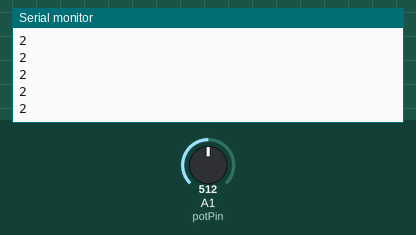
This sketch was run on a simulated Arduino Uno, built with avr-gcc and run on an emulated ATmega328P. Parts: the last lines printed to the serial monitor. Inputs (shaded band) come from the test bench; at power-on: A1 (potPin) = 512.

Above: at 1.2 s.
1.3 s: A1 (potPin) set to 306
At 1.8 s:
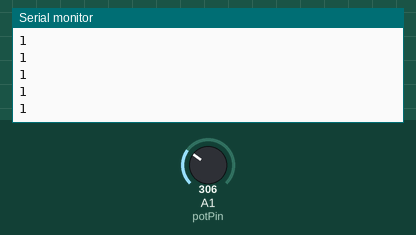
2.8 s: A1 (potPin) set to 122
At 3.8 s:
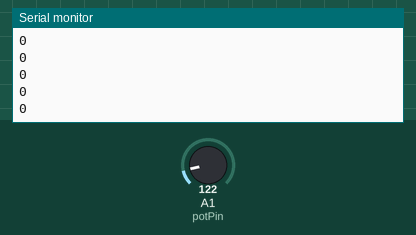
Timing chart, 0 to 5.8 s (numbered marks = the images above; inputs shaded):
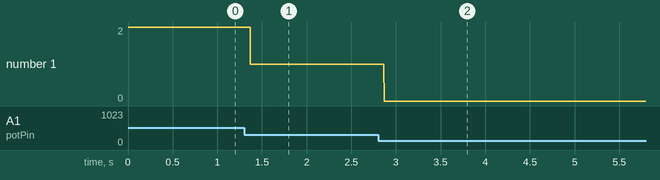

Measured:
- after the input at 1.3 s, the serial monitor: prints a new line after 0.07 s (image 1)
- after the input at 2.8 s, the serial monitor: prints a new line after 0.07 s (image 2)
- plotted number 1: 2 → 1 after the input at 1.3 s, 1 → 0 after the input at 2.8 s

The sketch:

switch_case.ino
```cpp
int potPin = A1;

void setup() {
  // put your setup code here, to run once:
  pinMode(potPin,INPUT);
  Serial.begin(9600);
}

void loop() {
  int potValue=analogRead(potPin) / 255;
  switch(potValue){
    case 0:
      Serial.println("0");
      break;
    case 1:
      Serial.println("1");
      break;
    case 2:
      Serial.println("2");
      break;
    case 3:
      Serial.println("3");
      break;
    case 4:
      Serial.println("4");
      break;
  }

}
```
